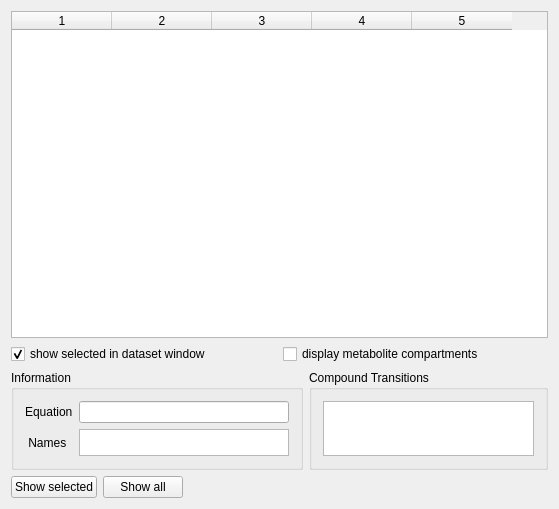
<ui version="4.0" >
 <class>BrowseReactionsWidgetClass</class>
 <widget class="QDockWidget" name="BrowseReactionsWidgetClass" >
  <property name="geometry" >
   <rect>
    <x>0</x>
    <y>0</y>
    <width>559</width>
    <height>509</height>
   </rect>
  </property>
  <property name="sizePolicy" >
   <sizepolicy vsizetype="Expanding" hsizetype="Expanding" >
    <horstretch>0</horstretch>
    <verstretch>0</verstretch>
   </sizepolicy>
  </property>
  <property name="features" >
   <set>QDockWidget::AllDockWidgetFeatures</set>
  </property>
  <property name="allowedAreas" >
   <set>Qt::LeftDockWidgetArea</set>
  </property>
  <property name="windowTitle" >
   <string>Reactions</string>
  </property>
  <widget class="QWidget" name="widget" >
   <property name="geometry" >
    <rect>
     <x>0</x>
     <y>22</y>
     <width>559</width>
     <height>487</height>
    </rect>
   </property>
   <layout class="QGridLayout" >
    <item row="0" column="0" colspan="3" >
     <widget class="QTableWidget" name="tableWidget" >
      <property name="minimumSize" >
       <size>
        <width>0</width>
        <height>200</height>
       </size>
      </property>
      <property name="editTriggers" >
       <set>QAbstractItemView::NoEditTriggers</set>
      </property>
      <property name="selectionMode" >
       <enum>QAbstractItemView::SingleSelection</enum>
      </property>
      <property name="columnCount" >
       <number>5</number>
      </property>
      <column/>
      <column/>
      <column/>
      <column/>
      <column/>
     </widget>
    </item>
    <item row="1" column="0" colspan="3" >
     <layout class="QGridLayout" >
      <property name="margin" >
       <number>0</number>
      </property>
      <property name="spacing" >
       <number>6</number>
      </property>
      <item row="0" column="0" >
       <widget class="QCheckBox" name="checkBox" >
        <property name="text" >
         <string>show selected in dataset window</string>
        </property>
        <property name="checked" >
         <bool>true</bool>
        </property>
       </widget>
      </item>
      <item row="0" column="1" >
       <widget class="QCheckBox" name="checkBox_2" >
        <property name="text" >
         <string>display metabolite compartments</string>
        </property>
       </widget>
      </item>
     </layout>
    </item>
    <item row="2" column="0" colspan="2" >
     <widget class="QGroupBox" name="groupBox_2" >
      <property name="maximumSize" >
       <size>
        <width>16777215</width>
        <height>100</height>
       </size>
      </property>
      <property name="title" >
       <string>Information</string>
      </property>
      <layout class="QVBoxLayout" >
       <item>
        <layout class="QGridLayout" >
         <property name="margin" >
          <number>0</number>
         </property>
         <property name="spacing" >
          <number>6</number>
         </property>
         <item row="0" column="0" >
          <widget class="QLabel" name="label_3" >
           <property name="text" >
            <string>Equation</string>
           </property>
          </widget>
         </item>
         <item row="0" column="1" >
          <widget class="QLineEdit" name="lineEdit" />
         </item>
         <item row="1" column="0" >
          <widget class="QLabel" name="label_4" >
           <property name="text" >
            <string> Names</string>
           </property>
          </widget>
         </item>
         <item row="1" column="1" >
          <widget class="QListWidget" name="listWidget" />
         </item>
        </layout>
       </item>
      </layout>
     </widget>
    </item>
    <item row="2" column="2" >
     <widget class="QGroupBox" name="groupBox_3" >
      <property name="minimumSize" >
       <size>
        <width>200</width>
        <height>0</height>
       </size>
      </property>
      <property name="maximumSize" >
       <size>
        <width>1500</width>
        <height>100</height>
       </size>
      </property>
      <property name="title" >
       <string>Compound Transitions</string>
      </property>
      <layout class="QVBoxLayout" >
       <item>
        <widget class="QListWidget" name="listWidget_4" >
         <property name="maximumSize" >
          <size>
           <width>1000</width>
           <height>16777215</height>
          </size>
         </property>
        </widget>
       </item>
      </layout>
     </widget>
    </item>
    <item row="3" column="0" >
     <layout class="QHBoxLayout" >
      <item>
       <widget class="QPushButton" name="pushButton_6" >
        <property name="maximumSize" >
         <size>
          <width>100</width>
          <height>100</height>
         </size>
        </property>
        <property name="text" >
         <string>Show selected</string>
        </property>
       </widget>
      </item>
      <item>
       <widget class="QPushButton" name="pushButton" >
        <property name="maximumSize" >
         <size>
          <width>100</width>
          <height>100</height>
         </size>
        </property>
        <property name="text" >
         <string>Show all</string>
        </property>
       </widget>
      </item>
     </layout>
    </item>
    <item row="3" column="1" >
     <spacer>
      <property name="orientation" >
       <enum>Qt::Horizontal</enum>
      </property>
      <property name="sizeHint" stdset="0" >
       <size>
        <width>40</width>
        <height>20</height>
       </size>
      </property>
     </spacer>
    </item>
   </layout>
  </widget>
 </widget>
 <layoutdefault spacing="6" margin="11" />
 <resources/>
 <connections/>
</ui>
